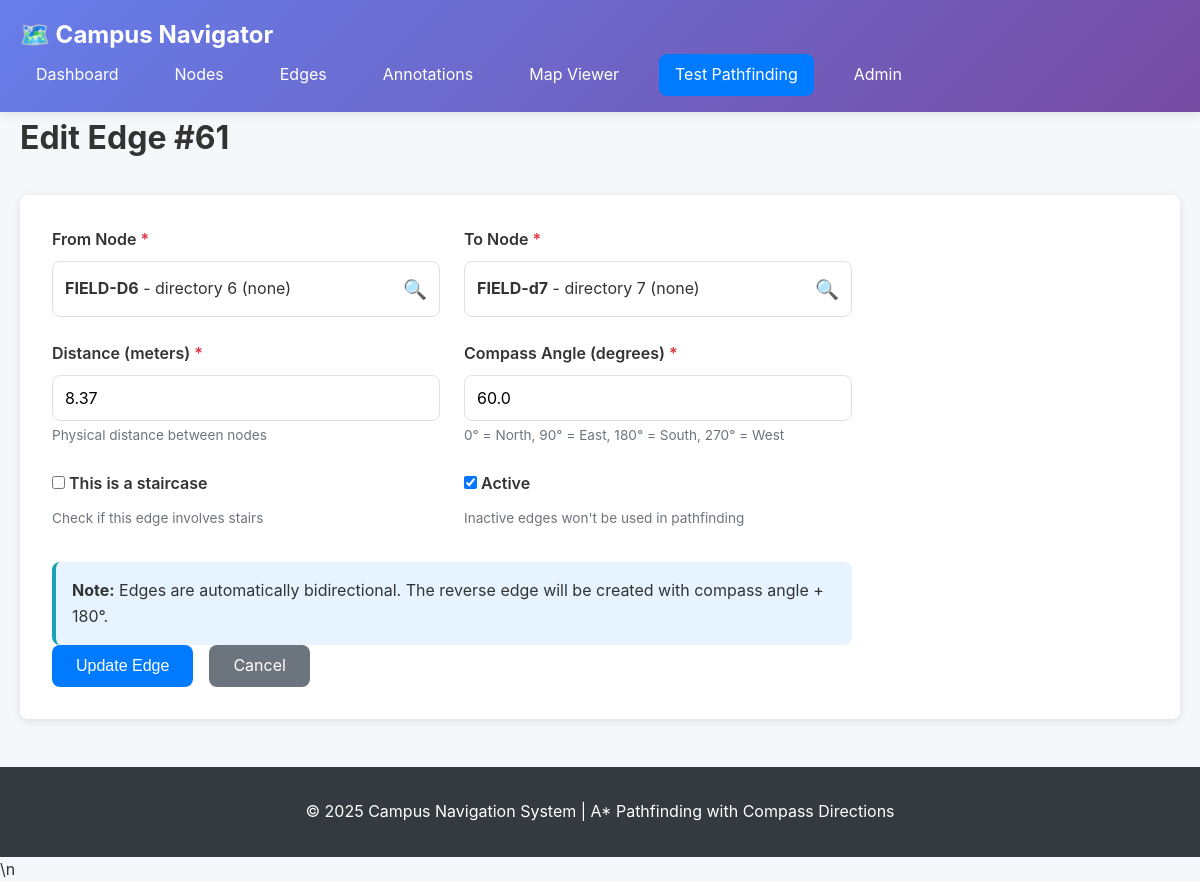
/edges/61/edit/, run on the app's committed database.
### rec/models.py (models this page shows, shortened)
class Edges(models.Model):
    edge_id = models.AutoField(primary_key=True)
    from_node = models.ForeignKey(Nodes, related_name='from_edges', on_delete=models.CASCADE)
    to_node = models.ForeignKey(Nodes, related_name='to_edges', on_delete=models.CASCADE)
    distance = models.FloatField(validators=[MinValueValidator(0.0)]) #distance in meters
    compass_angle = models.FloatField(validators=[MinValueValidator(0.0)], help_text="Compass angle in degrees (0-360) from from_node to to_node")
    created_at = models.DateTimeField(auto_now_add=True)
    is_staircase = models.BooleanField(default=False) #Crucial. Set to True if this path is a stair.
    is_active = models.BooleanField(default=True) #If false, this edge is not considered in pathfinding.

class Nodes(models.Model):
    node_id = models.AutoField(primary_key=True)
    node_code = models.CharField(max_length=255, unique=True)
    name = models.CharField(max_length=255)
    building = models.CharField(max_length=255)
    floor_level = models.IntegerField()
    type_of_node = models.CharField(max_length=255, default='room')
    image360 = models.ImageField(upload_to='360_images/', blank=True, null=True, help_text='Upload 360° panorama image')
    qrcode = models.ImageField(upload_to='qrcodes/', blank=True, null=True, help_text='Auto-generated QR code')
    description = models.TextField(blank=True, null=True)
    map_x = models.FloatField(null=True, blank=True, validators=[MinValueValidator(0.0), MaxValueValidator(100.0)],
                              help_text='X coordinate on campus map (0-100%, left to right)')
    map_y = models.FloatField(null=True, blank=True, validators=[MinValueValidator(0.0), MaxValueValidator(100.0)],
                              help_text='Y coordinate on campus map (0-100%, top to bottom)')
    created_at = models.DateTimeField(auto_now_add=True)

### rec/views.py (the view, shortened to what this page needs)
# urls.py: path('edges/<int:edge_id>/edit/', views.edge_edit, name='edge_edit'),
def edge_edit(request, edge_id):
    edge = get_object_or_404(Edges, edge_id=edge_id)
    nodes = Nodes.objects.all().order_by('building', 'name')
    return render(request, 'rec/edge_form.html', {'mode': 'edit', 'edge': edge, 'nodes': nodes})

### rec/templates/rec/edge_form.html (shortened to what this page needs)
{% extends 'rec/base.html' %}
{% block content %}
<div class="page-header">
    <h1>{% if mode == 'edit' %}Edit Edge #{{ edge.edge_id }}{% else %}Create New Edge{% endif %}</h1>
</div>
<div class="form-container">
    <form method="post" class="data-form">
        <div class="form-grid">
            <div class="form-group">
                <label for="from_node">From Node <span class="required">*</span></label>
                <div class="node-selector" onclick="openNodeModal('from_node')">
                    <div class="node-selector-display" id="from_node_display">
                        {% if mode == 'edit' %}
                            <strong>{{ edge.from_node.node_code }}</strong> - {{ edge.from_node.name }} ({{ edge.from_node.building }})
                        {% else %}
                            <span class="placeholder">Click to select starting node...</span>
                        {% endif %}
                    </div>
                    <span class="node-selector-icon">🔍</span>
                </div>
            </div>
            <div class="form-group">
                <label for="to_node">To Node <span class="required">*</span></label>
                <div class="node-selector" onclick="openNodeModal('to_node')">
                    <div class="node-selector-display" id="to_node_display">
                        {% if mode == 'edit' %}
                            <strong>{{ edge.to_node.node_code }}</strong> - {{ edge.to_node.name }} ({{ edge.to_node.building }})
                        {% else %}
                            <span class="placeholder">Click to select destination node...</span>
                        {% endif %}
                    </div>
                    <span class="node-selector-icon">🔍</span>
                </div>
            </div>
            <div class="form-group">
                <label for="distance">Distance (meters) <span class="required">*</span></label>
                <input type="number" id="distance" name="distance" step="0.01" min="0" required
                       value="{% if mode == 'edit' %}{{ edge.distance }}{% endif %}"
                       placeholder="e.g., 15.5">
                <small>Physical distance between nodes</small>
            </div>
            <div class="form-group">
                <label for="compass_angle">Compass Angle (degrees) <span class="required">*</span></label>
                <input type="number" id="compass_angle" name="compass_angle" step="0.1" min="0" max="360" required
                       value="{% if mode == 'edit' %}{{ edge.compass_angle }}{% endif %}"
                       placeholder="e.g., 90">
                <small>0° = North, 90° = East, 180° = South, 270° = West</small>
            </div>
            <div class="form-group">
                <label>
                    <input type="checkbox" name="is_staircase"
                           {% if mode == 'edit' and edge.is_staircase %}checked{% endif %}>
                    This is a staircase
                </label>
                <small>Check if this edge involves stairs</small>
            </div>
            <div class="form-group">
                <label>
                    <input type="checkbox" name="is_active"
                           {% if mode == 'create' or mode == 'edit' and edge.is_active %}checked{% endif %}>
                    Active
                </label>
                <small>Inactive edges won't be used in pathfinding</small>
            </div>
        </div>
        <div class="info-box">
            <strong>Note:</strong> Edges are automatically bidirectional. The reverse edge will be created with compass angle + 180°.
        </div>
        <div class="form-actions">
            <button type="submit" class="btn-primary">{% if mode == 'edit' %}Update{% else %}Create{% endif %} Edge</button>
            <a href="{% url 'edges_list' %}" class="btn-secondary">Cancel</a>
        </div>
    </form>
</div>
{% endblock %}
{% block extra_js %}\n
{% endblock %}

### rec/static/rec/css/style.css (style rules this page uses)
:root { --primary-color: #007bff; --secondary-color: #6c757d; --success-color: #28a745; --danger-color: #dc3545; --warning-color: #ffc107; --info-color: #17a2b8; --light-color: #f8f9fa; --dark-color: #343a40; --border-color: #dee2e6; --border-radius: 8px; --box-shadow: 0 2px 10px rgba(0,0,0,0.1); }
* { margin: 0; padding: 0; box-sizing: border-box; }
body { font-family: -apple-system, BlinkMacSystemFont, 'Segoe UI', Roboto, 'Helvetica Neue', Arial, sans-serif; line-height: 1.6; color: #333; background: #f5f7fa; }
.page-header { display: flex; justify-content: space-between; align-items: center; margin-bottom: 2rem; }
.page-header h1 { font-size: 2rem; }
.btn-primary, .btn-secondary, .btn-danger, .btn-link { display: inline-block; padding: 0.5rem 1.5rem; border: none; border-radius: var(--border-radius); text-decoration: none; cursor: pointer; font-size: 1rem; transition: all 0.3s; }
.btn-primary { background: var(--primary-color); color: white; }
.btn-secondary { background: var(--secondary-color); color: white; }
.form-container { background: white; padding: 2rem; border-radius: var(--border-radius); box-shadow: var(--box-shadow); }
.data-form { max-width: 800px; }
.form-grid { display: grid; grid-template-columns: repeat(auto-fit, minmax(300px, 1fr)); gap: 1.5rem; margin-bottom: 2rem; }
.form-group { display: flex; flex-direction: column; }
.form-group label { font-weight: 600; margin-bottom: 0.5rem; }
.form-group input, .form-group select, .form-group textarea { padding: 0.75rem; border: 1px solid var(--border-color); border-radius: var(--border-radius); font-size: 1rem; font-family: inherit; }
.form-group small { color: var(--secondary-color); font-size: 0.85rem; margin-top: 0.25rem; }
.required { color: var(--danger-color); }
.node-selector, .node-selector-pathfinding { display: flex; align-items: center; padding: 0.75rem; border: 1px solid var(--border-color); border-radius: var(--border-radius); cursor: pointer; background: white; transition: all 0.3s; }
.node-selector-display { flex: 1; }
.node-selector-icon { margin-left: 0.5rem; font-size: 1.2rem; }
.form-actions { display: flex; gap: 1rem; }
.info-box { background: #e7f3ff; border-left: 4px solid var(--info-color); padding: 1rem; margin-top: 1.5rem; border-radius: var(--border-radius); }

### rec/templates/rec/edge_form.html (style rules this page uses)
.node-selector { display: flex; align-items: center; padding: 0.75rem; border: 1px solid var(--border-color); border-radius: var(--border-radius); cursor: pointer; background: white; transition: all 0.3s; }
.node-selector-display { flex: 1; }
.node-selector-icon { margin-left: 0.5rem; font-size: 1.2rem; }

### data on the page
Edges: edge_id "61", from_node.node_code "FIELD-D6", from_node.name "directory 6", from_node.building "none", to_node.node_code "FIELD-d7", to_node.name "directory 7", to_node.building "none", distance "8.37", compass_angle "60.0", is_active "☑"
